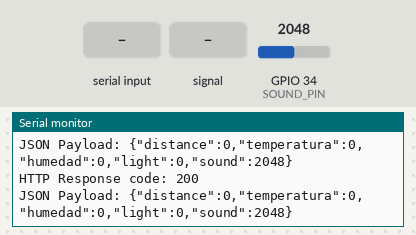
The sketch below on a simulated ESP32. Parts: the last lines printed to the serial monitor. The inputs (shaded band) are chosen by the test bench; at power-on: GPIO 34 (SOUND_PIN) = 2048. WiFi joins after 1.5 s; servers stay silent unless stated; uploads are accepted with an empty reply.

Above: at 3.2 s.
3.3 s: "90,45,200\n" received over the second serial link
At 3.66 s:
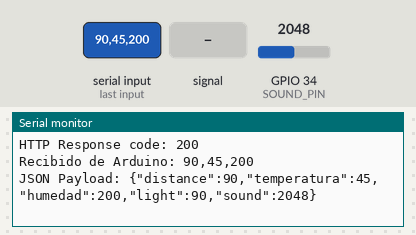
5.0 s: "90,45\n" received over the second serial link
At 5.16 s:
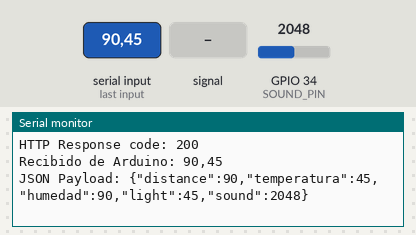
6.5 s: "90,45,200,10\n" received over the second serial link
At 6.66 s:
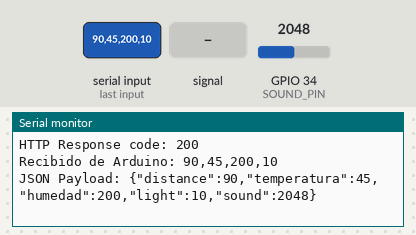
8.0 s: "5\n" received over the second serial link
At 8.16 s:
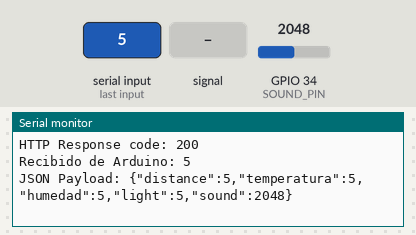
9.5 s: GPIO 34 (SOUND_PIN) fed a 200 Hz sine of ±327 counts around its level
At 9.66 s:
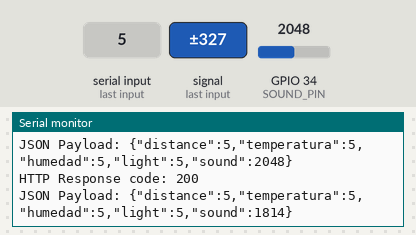
11.0 s: GPIO 34 (SOUND_PIN) set to 2866
At 11.41 s:
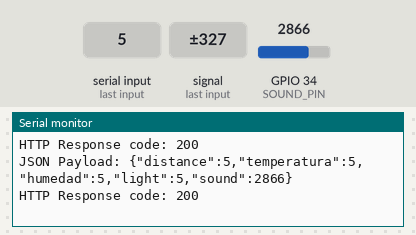
Timing chart, 0 to 13.5 s (numbered marks = the images above; inputs shaded):
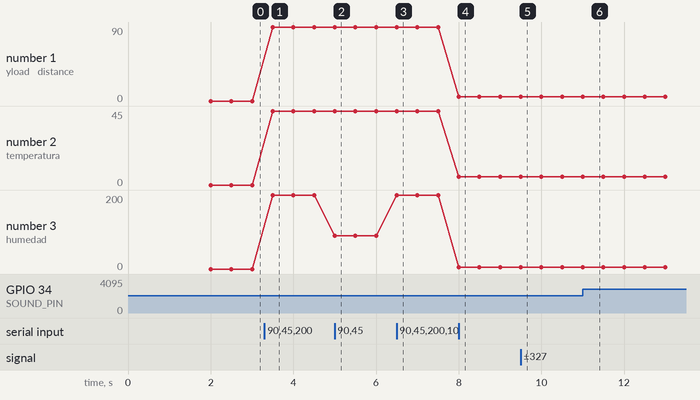

The sketch:

esp32-server.ino
```cpp
#include <WiFi.h>      // Esta es para conectarnos a internet con el ESP32
#include <HTTPClient.h>  // Para poder enviar datos a un servidor web
#include <ArduinoJson.h> // Para crear datos con formato JSON (como un diccionario)
#include <Wire.h>      // esta está aquí pero por unos problemitas (se rompieron los sensores que ocupan esas librerías), ya no se usa en el código


const char* ssid = "compu";     // Aquí pones el nombre del Wi-Fi. En mi caso es el hotspot de mi compu
const char* password = "12345678";  // Y aquí va la clave

const char* serverAddress = "http://192.168.1.70:5000/data"; // La dirección de nuestro servidor de python en vs code

#define RXD2 16  // Por este pin "recibimos" los datos que nos manda el Arduino
#define TXD2 17  // Y por este "mandamos" datos al Arduino, pero en este código no lo usamos, simplemente es para lo de comuncación serial con el Tx y Rx

const int SOUND_PIN = 34; // Este pin recibe la señal del micrófono
int soundVal = 0;         // Aquí guardamos el valor que lee el micrófono

//VARIABLES PARA GUARDAR LOS DATOS DEL ARDUINO
String arduinoDataString = ""; // Aquí se guarda toda la línea de datos del Arduino (distancia, temperatura, etc.). (Nota: el "String", nos permite guardar esos datos con el valor de su variable que le asignemos o consiga la placa)
int distanceCm = 0;           // Distancia
float temperaturaC = 0.0;     // Temperatura
float humedad = 0.0;          // Humedad
int lightValue = 0;           // Nivel de luz

// TEMPORIZADOR PARA EL ENVÍO DE DATOS (lo mismo que en el otro con la placa arduino)
unsigned long ultimaLectura = 0;         // El tiempo de la última vez que enviamos datos
const long intervaloLectura = 500;       // Cada cuánto tiempo queremos enviar los datos al servidor (medio segundo)

void setup() {
  Serial.begin(115200);                  // otra vez, misma razón que con el de arduino
  Serial2.begin(115200, SERIAL_8N1, RXD2, TXD2); // Para que se comunique con el Arduino a la misma velocidad

  // Intentamos conectarnos al Wi-Fi
  WiFi.begin(ssid, password);
  Serial.print("Conectando a Wi-Fi");

  // Si no se ha conectado, esperamos un poco
  while (WiFi.status() != WL_CONNECTED) {
    delay(1000);
    Serial.print(".");//pone esto cada segundo (1000) que pase intentando pero no conectándose
  }

  //Si llegamos aquí, es que se conectó y mostramos la IP
  Serial.println("\nWi-Fi conectado!");
  Serial.print("Dirección IP: ");
  Serial.println(WiFi.localIP());
}

void loop() {
  unsigned long tiempoActual = millis(); // Pregunta cuánto tiempo lleva prendido el ESP32

  // Revisamos si ya pasaron 500 milisegundos desde la última vez que enviamos datos
  if (tiempoActual - ultimaLectura >= intervaloLectura) {
    ultimaLectura = tiempoActual; //Guardamos el tiempo de ahora para la próxima vez

    // Si hay algo que el Arduino nos está mandando...
    if (Serial2.available()) {
      //leemos toda la línea de datos, hasta que encuentre el "enter" que pusimos en el Arduino
      arduinoDataString = Serial2.readStringUntil('\n');
      arduinoDataString.trim(); // Limpiamos cualquier espacio extra
      Serial.print("Recibido de Arduino: ");
      Serial.println(arduinoDataString);

      // Ahora, dividimos esa línea de datos que recibimos
      int firstComma = arduinoDataString.indexOf(','); // Buscamos la primera coma
      int secondComma = arduinoDataString.indexOf(',', firstComma + 1); // Buscamos la segunda coma
      int thirdComma = arduinoDataString.indexOf(',', secondComma + 1); // Buscamos la tercera coma

      // Y usamos esas comas para separar los datos y guardarlos en sus cajitas
      distanceCm = arduinoDataString.substring(0, firstComma).toInt(); // La distancia (el número antes de la primera coma)
      temperaturaC = arduinoDataString.substring(firstComma + 1, secondComma).toFloat(); // La temperatura (entre la primera y la segunda coma)
      humedad = arduinoDataString.substring(secondComma + 1, thirdComma).toFloat(); // La humedad (entre la segunda y la tercera)
      lightValue = arduinoDataString.substring(thirdComma + 1).toInt(); // Y la luz (después de la última coma)
    }

    // LECTURA DEL MICRÓFONO
    soundVal = analogRead(SOUND_PIN); // Simplemente leemos el valor de sonido

    // Creamos un paquete de datos tipo JSON con un tamaño de 512 bytes, que es suficiente para lo que ocupamos
    StaticJsonDocument<512> doc;
    // Ponemos todos los datos en el paquete con nombres fáciles de entender
    doc["distance"] = distanceCm;
    doc["temperatura"] = temperaturaC;
    doc["humedad"] = humedad;
    doc["light"] = lightValue;
    doc["sound"] = soundVal;

    String jsonPayload; // Creamos una caja para guardar el paquete de datos en texto
    serializeJson(doc, jsonPayload); //Y lo guardamos en esa caja

    Serial.print("JSON Payload: ");
    Serial.println(jsonPayload);

    // ENVÍO AL SERVIDOR DE PYTHON
    // Si estamos conectados a internet...
    if (WiFi.status() == WL_CONNECTED) {
      HTTPClient http; // Creamos un "mensajero" para enviar el paquete
      http.begin(serverAddress); // Le decimos a dónde debe ir el paquete, en este caso al server de python
      http.addHeader("Content-Type", "application/json"); // Le ponemos una etiqueta al paquete que dice que es un JSON

      //Y enviamos el paquete
      int httpResponseCode = http.POST(jsonPayload);

      // Revisamos si el envío fue exitoso
      if (httpResponseCode > 0) {
        Serial.print("HTTP Response code: ");
        Serial.println(httpResponseCode); // Si el número es bueno, todo salió bien
      } else {
        Serial.print("Error en el envio HTTP: ");
        Serial.println(httpResponseCode); // Si es 0 o un número negativo, algo falló
      }

      http.end(); // El mensajero se va, y... FIN!
    }
  }
}
```

Measured:
- after the input at 3.3 s, the serial monitor: prints a new line after 0.20 s (image 1)
- after the input at 5.0 s, the serial monitor: prints a new line at once (image 2)
- after the input at 6.5 s, the serial monitor: prints a new line at once (image 3)
- after the input at 8.0 s, the serial monitor: prints a new line at once (image 4)
- after the input at 9.5 s, the serial monitor: prints a new line at once (image 5)
- after the input at 11.0 s, the serial monitor: prints a new line at once (image 6)
- plotted number 1: 0 → 90 after the input at 3.3 s, 90 → 5 after the input at 8.0 s
- plotted number 2: 0 → 45 after the input at 3.3 s, 45 → 5 after the input at 8.0 s
